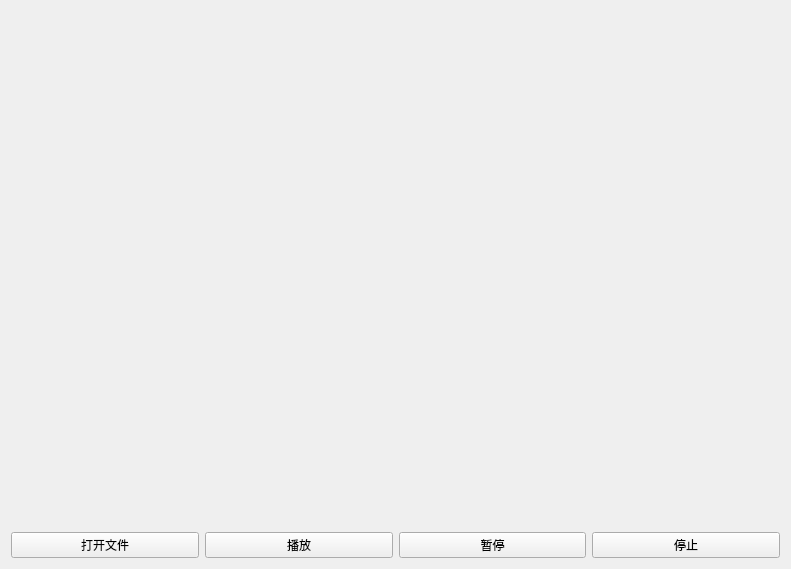
<?xml version="1.0" encoding="UTF-8"?>
<ui version="4.0">
 <class>MainWidgetClass</class>
 <widget class="QWidget" name="MainWidgetClass">
  <property name="geometry">
   <rect>
    <x>0</x>
    <y>0</y>
    <width>791</width>
    <height>569</height>
   </rect>
  </property>
  <property name="windowTitle">
   <string>MainWidget</string>
  </property>
  <layout class="QVBoxLayout" name="verticalLayout">
   <item>
    <widget class="QWidget" name="video_widget" native="true"/>
   </item>
   <item>
    <layout class="QHBoxLayout" name="horizontalLayout">
     <item>
      <widget class="QPushButton" name="btnOpen">
       <property name="text">
        <string>打开文件</string>
       </property>
      </widget>
     </item>
     <item>
      <widget class="QPushButton" name="btnPlay">
       <property name="text">
        <string>播放</string>
       </property>
      </widget>
     </item>
     <item>
      <widget class="QPushButton" name="btnPause">
       <property name="text">
        <string>暂停</string>
       </property>
      </widget>
     </item>
     <item>
      <widget class="QPushButton" name="btnStop">
       <property name="text">
        <string>停止</string>
       </property>
      </widget>
     </item>
    </layout>
   </item>
  </layout>
 </widget>
 <layoutdefault spacing="6" margin="11"/>
 <resources>
  <include location="MainWidget.qrc"/>
 </resources>
 <connections/>
</ui>
